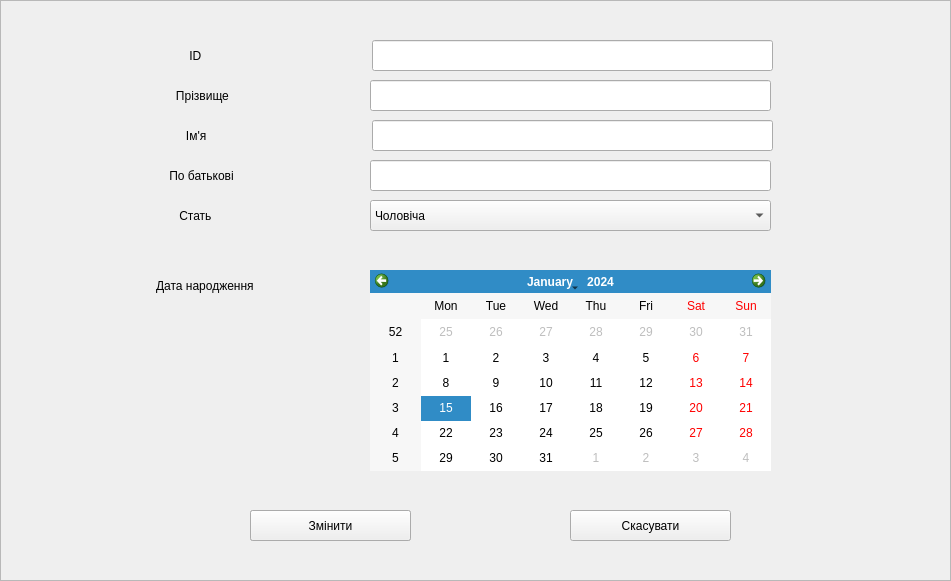
   <widget class="QFrame" name="Edit_patients">
    <property name="geometry">
     <rect>
      <x>-11</x>
      <y>-11</y>
      <width>951</width>
      <height>581</height>
     </rect>
    </property>
    <property name="frameShape">
     <enum>QFrame::StyledPanel</enum>
    </property>
    <property name="frameShadow">
     <enum>QFrame::Raised</enum>
    </property>
    <widget class="QLabel" name="label_9">
     <property name="geometry">
      <rect>
       <x>-30</x>
       <y>-10</y>
       <width>991</width>
       <height>601</height>
      </rect>
     </property>
     <property name="styleSheet">
      <string notr="true">background-image: url(:/bac_image/cabinet.jpg);</string>
     </property>
     <property name="text">
      <string/>
     </property>
    </widget>
    <widget class="QLineEdit" name="lineEdit">
     <property name="geometry">
      <rect>
       <x>372</x>
       <y>40</y>
       <width>401</width>
       <height>31</height>
      </rect>
     </property>
    </widget>
    <widget class="QLineEdit" name="lineEdit_3">
     <property name="geometry">
      <rect>
       <x>370</x>
       <y>80</y>
       <width>401</width>
       <height>31</height>
      </rect>
     </property>
    </widget>
    <widget class="QLineEdit" name="lineEdit_2">
     <property name="geometry">
      <rect>
       <x>372</x>
       <y>120</y>
       <width>401</width>
       <height>31</height>
      </rect>
     </property>
    </widget>
    <widget class="QLineEdit" name="lineEdit_4">
     <property name="geometry">
      <rect>
       <x>370</x>
       <y>160</y>
       <width>401</width>
       <height>31</height>
      </rect>
     </property>
    </widget>
    <widget class="QLabel" name="label_10">
     <property name="geometry">
      <rect>
       <x>156</x>
       <y>40</y>
       <width>201</width>
       <height>31</height>
      </rect>
     </property>
     <property name="styleSheet">
      <string notr="true">background-color: #FFD40D;
border-style: outset; border-width: 3px;
border-radius: 10px; border-color: #FFFF50;
font: bold 14px;
font: 14pt \&quot;Segoe Print\&quot;;</string>
     </property>
     <property name="text">
      <string>          ID</string>
     </property>
    </widget>
    <widget class="QLabel" name="label_11">
     <property name="geometry">
      <rect>
       <x>156</x>
       <y>80</y>
       <width>201</width>
       <height>31</height>
      </rect>
     </property>
     <property name="styleSheet">
      <string notr="true">background-color: #FFD40D;
border-style: outset; border-width: 3px;
border-radius: 10px; border-color: #FFFF50;
font: bold 14px;
font: 14pt \&quot;Segoe Print\&quot;;</string>
     </property>
     <property name="text">
      <string>      Прізвище</string>
     </property>
    </widget>
    <widget class="QLabel" name="label_12">
     <property name="geometry">
      <rect>
       <x>156</x>
       <y>120</y>
       <width>201</width>
       <height>31</height>
      </rect>
     </property>
     <property name="styleSheet">
      <string notr="true">background-color: #FFD40D;
border-style: outset; border-width: 3px;
border-radius: 10px; border-color: #FFFF50;
font: bold 14px;
font: 14pt \&quot;Segoe Print\&quot;;</string>
     </property>
     <property name="text">
      <string>         Ім'я</string>
     </property>
    </widget>
    <widget class="QLabel" name="label_13">
     <property name="geometry">
      <rect>
       <x>156</x>
       <y>160</y>
       <width>201</width>
       <height>31</height>
      </rect>
     </property>
     <property name="styleSheet">
      <string notr="true">background-color: #FFD40D;
border-style: outset; border-width: 3px;
border-radius: 10px; border-color: #FFFF50;
font: bold 14px;
font: 14pt \&quot;Segoe Print\&quot;;</string>
     </property>
     <property name="text">
      <string>    По батькові</string>
     </property>
    </widget>
    <widget class="QLabel" name="label_14">
     <property name="geometry">
      <rect>
       <x>156</x>
       <y>200</y>
       <width>201</width>
       <height>31</height>
      </rect>
     </property>
     <property name="styleSheet">
      <string notr="true">background-color: #FFD40D;
border-style: outset; border-width: 3px;
border-radius: 10px; border-color: #FFFF50;
font: bold 14px;
font: 14pt \&quot;Segoe Print\&quot;;</string>
     </property>
     <property name="text">
      <string>       Стать</string>
     </property>
    </widget>
    <widget class="QLabel" name="label_15">
     <property name="geometry">
      <rect>
       <x>156</x>
       <y>270</y>
       <width>201</width>
       <height>31</height>
      </rect>
     </property>
     <property name="styleSheet">
      <string notr="true">background-color: #FFD40D;
border-style: outset; border-width: 3px;
border-radius: 10px; border-color: #FFFF50;
font: bold 14px;
font: 14pt \&quot;Segoe Print\&quot;;</string>
     </property>
     <property name="text">
      <string>Дата народження</string>
     </property>
    </widget>
    <widget class="QPushButton" name="pushButton_add_pat">
     <property name="geometry">
      <rect>
       <x>250</x>
       <y>510</y>
       <width>161</width>
       <height>31</height>
      </rect>
     </property>
     <property name="styleSheet">
      <string notr="true">background-color: #FFD40D;
border-style: outset; border-width: 3px;
border-radius: 10px; border-color: #FFFF50;
font: bold 14px;
font: 14pt \&quot;Segoe Print\&quot;;</string>
     </property>
     <property name="text">
      <string>Додати</string>
     </property>
    </widget>
    <widget class="QPushButton" name="pushButton_pat_canc">
     <property name="geometry">
      <rect>
       <x>570</x>
       <y>510</y>
       <width>161</width>
       <height>31</height>
      </rect>
     </property>
     <property name="styleSheet">
      <string notr="true">background-color: #FFD40D;
border-style: outset; border-width: 3px;
border-radius: 10px; border-color: #FFFF50;
font: bold 14px;
font: 14pt \&quot;Segoe Print\&quot;;</string>
     </property>
     <property name="text">
      <string>Скасувати</string>
     </property>
    </widget>
    <widget class="QPushButton" name="pushButton_edit_pat">
     <property name="geometry">
      <rect>
       <x>250</x>
       <y>510</y>
       <width>161</width>
       <height>31</height>
      </rect>
     </property>
     <property name="styleSheet">
      <string notr="true">background-color: #FFD40D;
border-style: outset; border-width: 3px;
border-radius: 10px; border-color: #FFFF50;
font: bold 14px;
font: 14pt \&quot;Segoe Print\&quot;;</string>
     </property>
     <property name="text">
      <string>Змінити</string>
     </property>
    </widget>
    <widget class="QCalendarWidget" name="calendarWidget">
     <property name="geometry">
      <rect>
       <x>370</x>
       <y>270</y>
       <width>401</width>
       <height>201</height>
      </rect>
     </property>
     <property name="styleSheet">
      <string notr="true"/>
     </property>
    </widget>
    <widget class="QComboBox" name="comboBox">
     <property name="geometry">
      <rect>
       <x>370</x>
       <y>200</y>
       <width>401</width>
       <height>31</height>
      </rect>
     </property>
     <item>
      <property name="text">
       <string>Чоловіча</string>
      </property>
     </item>
     <item>
      <property name="text">
       <string>Жіноча</string>
      </property>
     </item>
    </widget>
   </widget>
